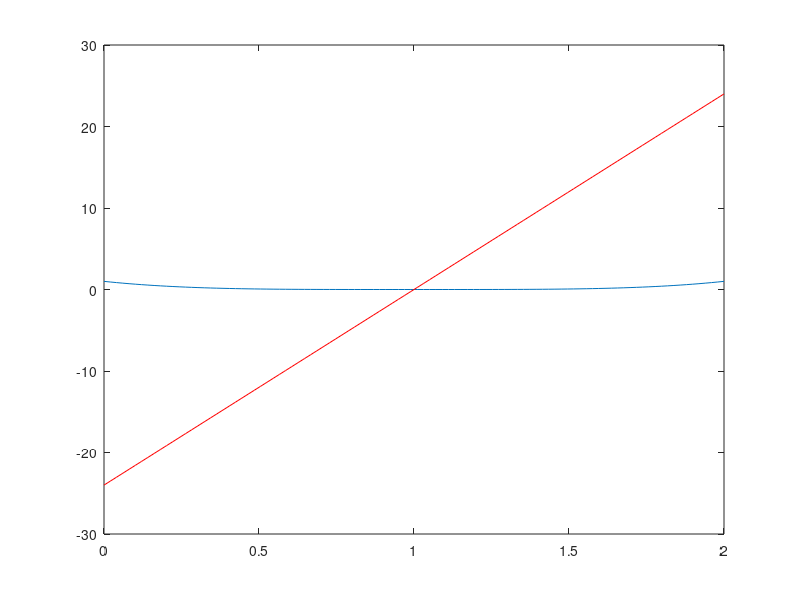

The MATLAB script that drew this image:

# aula 6 - algoritmo do metodo da bissecçao e algumas de suas variaçoes

# plotar grafico da funçao
f = @(x) exp(x)-x-2;
xx = linspace(1,2);
#plot(xx, f(xx))

# metodo da bissecçao
function x = bis(f, a, b, N, TOL)
  i = 1;
  fa = f(a);
  x0 = a;
  
  while (i <= N)
     x = a + (b - a) / 2;
     fx = f(x);
     
     printf("%i %1.5e %1.2e\n", i, x, abs(x-x0))     
     
     if ((fx == 0 ) || (abs(x-x0) < TOL))
      return;
     endif
     
     i += 1;
     x0 = x;
     
     if (fa * fx < 0)
      b = x;
     else
      a = x;
      fa = f(a);
     endif
     
  endwhile
  error("num. maximo de iteraçoes foi atingido")
endfunction


function x = tris(f, a, b, N, TOL)
  i = 1;
  fa = f(a);
  x0 = a;
  
  while (i <= N)
     x = a + (b - a) / 3;
     fx = f(x);
     
     printf("%i %1.5e %1.2e\n", i, x, abs(x-x0))     
     
     if ((fx == 0 ) || (abs(x-x0) < TOL))
      return;
     endif
     
     i += 1;
     x0 = x;
     
     if (fa * fx < 0)
      b = x;
     else
      a = x;
      fa = f(a);
      x = a + (b-a)/2;
      fx = f(x);
      if (fa * fx < 0)
        b = x;
      else
        a = x;
        fa = f(a);
      endif
     endif
     
  endwhile
  error("num. maximo de iteraçoes foi atingido")
endfunction

# metodo da bissecçao
function x = secs(f, a, b, N, TOL)
  i = 1;
  fa = f(a);
  x0 = a;
  
  while (i <= N)
     x = a - fa*(b-a)/(f(b)-fa);
     fx = f(x);
     
     printf("%i %1.5e %1.2e\n", i, x, abs(x-x0))     
     
     if ((fx == 0 ) || (abs(x-x0) < TOL))
      return;
     endif
     
     i += 1;
     x0 = x;
     
     if (fa * fx < 0)
      b = x;
     else
      a = x;
      fa = f(a);
     endif
     
  endwhile
  error("num. maximo de iteraçoes foi atingido")
endfunction

f = @(x) (x-1).^4;
fl = @(x) 4*(x-1).^3
fll = @(x) 12*(x-1).^2
flll = @(x) 24*(x-1)
xx = linspace(0, 2);
plot(xx, f(xx), xx, flll(xx), 'r-')
